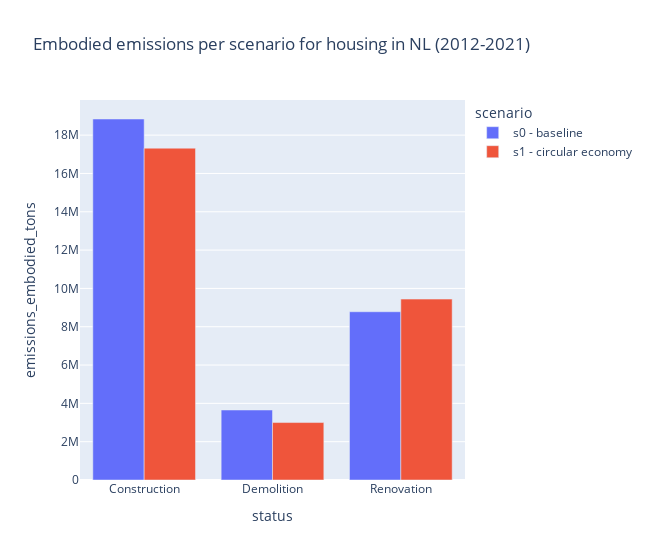

The code cell stored with this chart in its notebook:
### Code cell
df_scenario = df_all.groupby(['scenario', 'status']).emissions_embodied_tons.sum().reset_index()
df_scenario
fig = px.bar(
    df_scenario, x='status', y='emissions_embodied_tons', color='scenario', barmode='group', 
    title='Embodied emissions per scenario for housing in NL (2012-2021)'
    )
fig.update_layout(width=650)
fig.show()

### Figure 1 — Plotly figure (JSON) as saved in the notebook; plotly's stock layout.template omitted (floating-point values rounded to 4 significant figures)
{"data": [{"alignmentgroup": "True", "hovertemplate": "scenario=s0 - baseline<br>status=%{x}<br>emissions_embodied_tons=%{y}<extra></extra>", "legendgroup": "s0 - baseline", "marker": {"color": "#636efa", "pattern": {"shape": ""}}, "name": "s0 - baseline", "offsetgroup": "s0 - baseline", "orientation": "v", "showlegend": true, "textposition": "auto", "type": "bar", "x": ["Construction", "Demolition", "Renovation"], "xaxis": "x", "y": [18840000.0, 3654000.0, 8783000.0], "yaxis": "y"}, {"alignmentgroup": "True", "hovertemplate": "scenario=s1 - circular economy<br>status=%{x}<br>emissions_embodied_tons=%{y}<extra></extra>", "legendgroup": "s1 - circular economy", "marker": {"color": "#EF553B", "pattern": {"shape": ""}}, "name": "s1 - circular economy", "offsetgroup": "s1 - circular economy", "orientation": "v", "showlegend": true, "textposition": "auto", "type": "bar", "x": ["Construction", "Demolition", "Renovation"], "xaxis": "x", "y": [17320000.0, 2999000.0, 9442000.0], "yaxis": "y"}], "layout": {"barmode": "group", "legend": {"title": {"text": "scenario"}, "tracegroupgap": 0}, "title": {"text": "Embodied emissions per scenario for housing in NL (2012-2021)"}, "width": 650, "xaxis": {"anchor": "y", "domain": [0, 1], "title": {"text": "status"}}, "yaxis": {"anchor": "x", "domain": [0, 1], "title": {"text": "emissions_embodied_tons"}}}}
